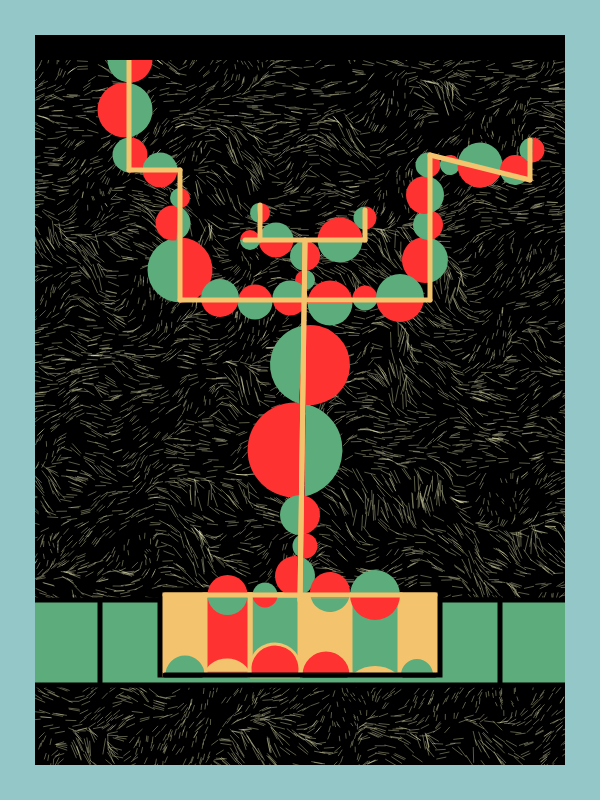
Frame 1 (no input)
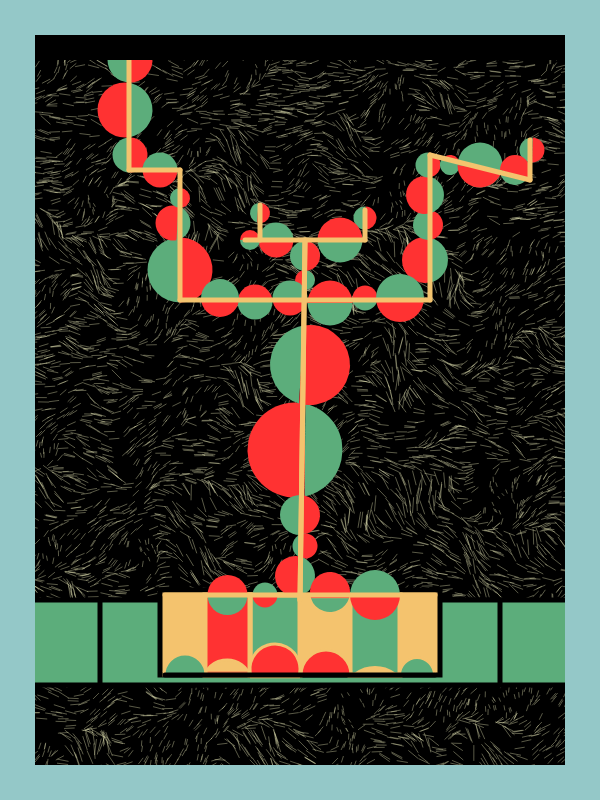
Frame 2 (the mouse pressed at the canvas centre, redrawn once)

The p5.js sketch that drew these frames (run headless with seeded random() and noise() and a simulated clock; the mouse was pressed at the canvas centre and the sketch redrawn once):

// p5.js sketch
// ── sketch.js
//Setting up a canvas with similar proportions to the original
function setup() {
  createCanvas(600, 800); //Ensure that the draw function is run only once
  noLoop(); 
}

let effectColor = [255, 255, 200, 90];
let borderColor = [148, 200, 200]; 

function windowResized() {
  resizeCanvas(600, 800);
  redraw();
}

function keyPressed() {
  if (key === 'r' || key === 'R') {    
    effectColor = [255, 0, 0, 90]; //Red
  } else if (key === 'g' || key === 'G') {
    effectColor = [0, 255, 0, 90]; //Green
  } else if (key === 'b' || key === 'B') {
    effectColor = [0, 0, 255, 90]; //Blue
  } else if (key === 'x' || key === 'X') {
    effectColor = [255, 255, 0, 90]; //Yellow
  } else if (key === 'y' || key === 'Y') {
    effectColor = [0, 255, 255, 90]; //Cyan
  } else if (key === 'z' || key === 'Z') {
    effectColor = [255, 0, 255, 90]; //Magenta
  }
  redraw();
}

function mouseClicked() {
  if (mouseX >= 0 && mouseX <= width && mouseY >= 0 && mouseY <= height) {
    borderColor = [random(255), random(255), random(255)];
    redraw();
  }
}

function draw() {
  stroke(effectColor[0], effectColor[1], effectColor[2], 90);

  // Create a black background
  background(0);

  // Create a rough hand-drawn effect
  for (let i = 0; i < 8500; i++) {
    let x = random(width);
    let y = random(height);
    let length = noise(x * 0.02, y * 0.02) * 20;
    let angle = noise(x * 0.02, y * 0.02) * TWO_PI;
    let x2 = x + cos(angle) * length;
    let y2 = y + sin(angle) * length;
   

  // Set the stroke color with transparency
    strokeWeight(1);
    line(x, y, x2, y2);
  }
  
  fill(92, 173, 123); 
  stroke(0); 
  strokeWeight(5); 
  rect(0, 600, 600, 85);
  rect(100, 600, 400, 85);

  fill(244, 195, 110); 
  strokeWeight(5); 
  rect(160, 590, 280, 85);

  fill(92, 173, 123);
  stroke(244, 195, 110);
  rect(250, 595, 50, 80);
  rect(350, 595, 50, 80);

  fill(255, 50, 50); 
  rect(205, 595, 45, 80);

//Here are the circles with the colours split vertically  
fill(255, 50, 50); 
noStroke();
arc(295, 450, 95, 95, PI / 2.3, 1.57 * PI /1, CHORD);
fill(92, 173, 123); 
arc(295, 450, 95, 95,1.57 * PI /1, PI / 2.3,  CHORD);

fill(92, 173, 123); 
arc(300, 515, 40, 40, PI / 2, 1.52 * PI /1, CHORD);
fill(255, 50, 50); 
arc(300, 515, 40, 40,1.52 * PI /1, PI / 2,  CHORD);

fill(92, 173, 123); 
arc(305, 546, 25, 25, PI / 2, 1.52 * PI /1, CHORD);
fill(255, 50, 50); 
arc(305, 546, 25, 25,1.4 * PI /1, PI / 1.7,  CHORD);

fill(255, 50, 50); 
arc(295, 576, 40, 40,PI / 2.3, 1.7 * PI /1, CHORD);
fill(92, 173, 123); 
arc(295, 576, 40, 40,1.6 * PI /1, PI / 2.3,  CHORD);

fill(92, 173, 123); 
arc(310, 365, 80, 80,PI /1.7, 1.45 * PI /1, CHORD);
fill(255, 50, 50); 
arc(310, 365, 80, 80,1.45 * PI /1,PI /1.7,  CHORD);

fill(255, 50, 50); 
arc(305, 280, 20, 20,PI / 2, 2 * PI /1, CHORD);
fill(92, 173, 123); 
arc(305, 280, 20, 20,1.5 * PI /1, PI / 2,  CHORD);

fill(92, 173, 123); 
arc(305, 256, 30, 30,PI / 2, 2 * PI /1, CHORD);
fill(255, 50, 50); 
arc(305, 256, 30, 30,1.5 * PI /1, PI / 2,  CHORD);


fill(92, 173, 123); 
arc(260, 213, 20, 20,PI /1.7, 1.45 * PI /1, CHORD);
fill(255, 50, 50); 
arc(260, 213, 20, 20,1.45 * PI /1,PI /1.7,  CHORD);


fill(92, 173, 123); 
arc(365, 218, 23, 23, PI / 2, 1.52 * PI /1, CHORD);
fill(255, 50, 50); 
arc(365, 218, 23, 23,1.52 * PI /1, PI / 2,  CHORD);

fill(92, 173, 123); 
arc(180, 270, 65, 65, PI / 2, 1.52 * PI /1, CHORD);
fill(255, 50, 50); 
arc(180, 270, 65, 65,1.52 * PI /1, PI / 2,  CHORD);

fill(255, 50, 50); 
arc(173, 223,35, 35,PI / 2.3, 1.7 * PI /1, CHORD);
fill(92, 173, 123); 
arc(173, 223, 35, 35,1.6 * PI /1, PI / 2.3,  CHORD);

fill(92, 173, 123); 
arc(180, 198, 20, 20, PI / 2, 1.52 * PI /1, CHORD);
fill(255, 50, 50); 
arc(180, 198, 20, 20,1.52 * PI /1, PI / 2,  CHORD);

fill(92, 173, 123); 
arc(130, 155, 35, 35, PI / 2, 1.52 * PI /1, CHORD);
fill(255, 50, 50); 
arc(130, 155, 35, 35,1.52 * PI /1, PI / 2,  CHORD);

fill(255, 50, 50); 
arc(125, 110, 55, 55, PI / 2.3, 1.57 * PI /1, CHORD);
fill(92, 173, 123); 
arc(125, 110, 55, 55,1.57 * PI /1, PI / 2.3,  CHORD);

fill(92, 173, 123); 
arc(130, 60, 45, 45, PI / 2, 1.52 * PI /1, CHORD);
fill(255, 50, 50); 
arc(130, 60, 45, 45,1.52 * PI /1, PI / 2,  CHORD);

fill(255, 50, 50); 
arc(425, 260, 46, 46, PI / 2.3, 1.57 * PI /1, CHORD);
fill(92, 173, 123); 
arc(425, 260, 46, 46,1.57 * PI /1, PI / 2.3,  CHORD);

fill(92, 173, 123); 
arc(428, 225, 30, 30, PI / 2, 1.52 * PI /1, CHORD);
fill(255, 50, 50); 
arc(428, 225, 30, 30,1.52 * PI /1, PI / 2,  CHORD);

fill(255, 50, 50); 
arc(425, 195, 38, 38, PI / 2.3, 1.57 * PI /1, CHORD);
fill(92, 173, 123); 
arc(425, 195, 38, 38,1.57 * PI /1, PI / 2.3,  CHORD);

fill(92, 173, 123); 
arc(428, 165, 25, 25, PI / 2, 1.52 * PI /1, CHORD);
fill(255, 50, 50); 
arc(428, 165, 25, 25,1.52 * PI /1, PI / 2,  CHORD);

fill(92, 173, 123); 
arc(532, 150, 25, 25, PI / 2, 1.52 * PI /1, CHORD);
fill(255, 50, 50); 
arc(532, 150, 25, 25,1.52 * PI /1, PI / 2,  CHORD);

//Here are the circles with the colours split horizontally
fill(255, 50, 50);
arc(227.5, 595, 40, 40, PI, 0, CHORD);
fill(92, 173, 123); 
arc(227.5, 595, 40, 40, 0, PI, CHORD);

fill(92, 173, 123);
arc(265, 595, 25, 25, PI, 0, CHORD);
fill(255, 50, 50); 
arc(265, 595, 25, 25, 0, PI, CHORD);

fill(255, 50, 50);
arc(330, 592, 40, 40, 0.9*PI, 2.1*PI, CHORD);
fill(92, 173, 123); 
arc(330, 592, 40, 40, 2.1*PI, 0.9*PI, CHORD);

fill(92, 173, 123);
arc(375, 595, 50, 50, PI, 0, CHORD);
fill(255, 50, 50); 
arc(375, 595, 50, 50, 0, PI, CHORD);

fill(255, 50, 50);
arc(330, 303, 45, 45, PI, 0, CHORD);
fill(92, 173, 123); 
arc(330, 303, 45, 45, 0, PI, CHORD);

fill(255, 50, 50);
arc(365, 298, 25, 25, PI, 0, CHORD);
fill(92, 173, 123); 
arc(365, 298, 25, 25, 0, PI, CHORD);

fill(92, 173, 123);
arc(400, 298, 48, 48, PI, 0, CHORD);
fill(255, 50, 50); 
arc(400, 298, 48, 48, 0, PI, CHORD);

fill(255, 50, 50);
arc(340, 240, 45, 45, PI, 0, CHORD);
fill(92, 173, 123); 
arc(340, 240, 45, 45, 0, PI, CHORD);

fill(92, 173, 123);
arc(276, 240, 35, 35, PI, 0, CHORD);
fill(255, 50, 50); 
arc(276, 240, 35, 35, 0, PI, CHORD);

fill(255, 50, 50);
arc(250, 240, 20, 20, PI, 0, CHORD);
fill(92, 173, 123); 
arc(250, 240, 20, 20, 0, PI, CHORD);

fill(92, 173, 123);
arc(160, 170, 35, 35, PI, 0, CHORD);
fill(255, 50, 50); 
arc(160, 170, 35, 35, 0, PI, CHORD);

fill(92, 173, 123);
arc(290, 298, 35, 35, PI, 0, CHORD);
fill(255, 50, 50); 
arc(290, 298, 35, 35, 0, PI, CHORD);

fill(255, 50, 50);
arc(255, 302, 35, 35, PI, 0, CHORD);
fill(92, 173, 123); 
arc(255, 302, 35, 35, 0, PI, CHORD);

fill(92, 173, 123);
arc(220, 298, 38, 38, PI, 0, CHORD);
fill(255, 50, 50); 
arc(220, 298, 38, 38, 0, PI, CHORD);

fill(255, 50, 50);
arc(450, 165, 20, 20, 1.3*PI, 1.9*PI, CHORD);
fill(92, 173, 123); 
arc(450, 165, 20, 20, 1.9*PI, 1.3*PI, CHORD);

fill(92, 173, 123);
arc(480, 165, 45, 45, 1.0*PI, 2.6*PI, CHORD);
fill(255, 50, 50); 
arc(480, 165, 45, 45, 2.1*PI, 1*PI, CHORD);

fill(255, 50, 50);
arc(515, 170, 30, 30,  1*PI, 2.2*PI, CHORD);
fill(92, 173, 123); 
arc(515, 170, 30, 30, 2.2*PI, 1*PI, CHORD);

stroke(244, 195, 110);
strokeWeight(3); 
arc(185, 675, 42, 42,  PI, 0, CHORD);
arc(417, 675, 35, 35,  PI, 0, CHORD);

fill(244, 195, 110);
arc(227, 685, 50, 50, 1.2*PI,1.8*PI,CHORD);
arc(375, 700, 65, 65, 1.3*PI,1.7*PI,CHORD);

fill(255, 50, 50);
arc(275, 669, 50, 50, 0.9*PI,2.1*PI,CHORD);
arc(326, 675, 50, 50, 1*PI,2*PI,CHORD);

  stroke(244, 195, 110);
  strokeWeight(5); 
  line(305, 240, 300, 600);
  line(180, 300, 430, 300);
  line(180, 170, 180, 300);
  line(430, 155, 430, 300);
  line(129, 170, 180, 170);
  line(245, 240, 365, 240);
  line(260, 240, 260, 205);
  line(365, 210, 365, 240);
  line(430, 155, 530, 180);
  line(530, 140, 530, 180);
  line(305, 240, 300, 600);
  line(129, 170, 129,50);
  line(165, 595, 435,595);

fill(0);
noStroke();
rect(20,20,600,40);

  stroke(0);
  line(165, 675, 435,675);

  noFill();
  stroke(148, 200, 200); 
  strokeWeight(70); 
  rect(0, 0, width, height);
}  
